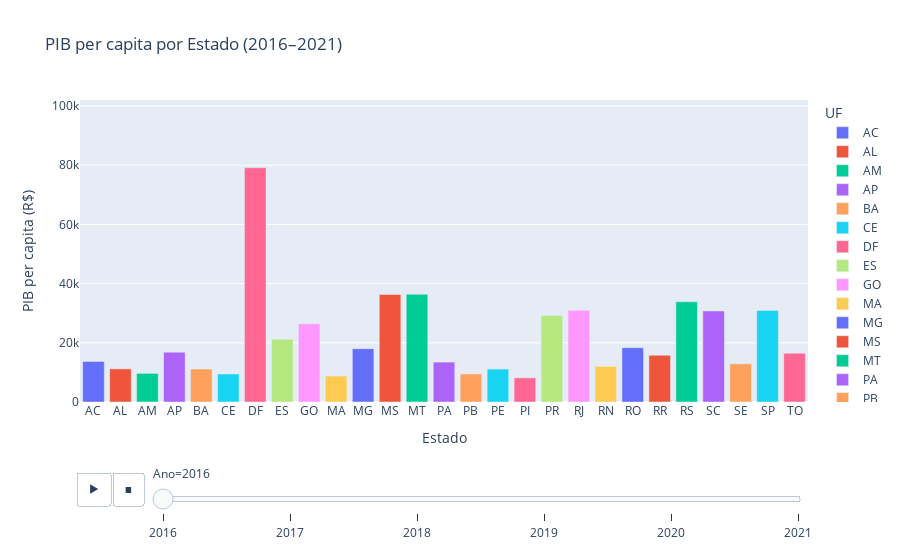

Write notebook code for a chart like this one.
### Markdown cell above
A seguir, temos o gráfico animado que apresenta o PIB per capita médio por unidade federativa (estado). Essa visualização é importante para detectar disparidades econômicas entre os estados brasileiros e pode nos ajudar a relacionar o PIB com outros fatores analisados posteriormente.

### Code cell
df_estado = pd.read_csv('pib_per_capita/pib_per_capita_estados.csv')
df_estado['Ano'] = df_estado['Ano'].astype(str)

fig_estado = px.bar(
    df_estado,
    x='UF',
    y='PIB_per_capita',
    color='UF',
    animation_frame='Ano',
    title='PIB per capita por Estado (2016–2021)',
    labels={'PIB_per_capita': 'PIB per capita (R$)'},
    range_y=[0, df_estado['PIB_per_capita'].max() * 1.1]
)
fig_estado.update_layout(xaxis_title="Estado", yaxis_title="PIB per capita (R$)")
fig_estado.show()

### Figure 1 — Plotly figure (JSON) as saved in the notebook; plotly's stock layout.template omitted (floating-point values rounded to 4 significant figures)
{"data": [{"hovertemplate": "UF=%{x}<br>Ano=2016<br>PIB per capita (R$)=%{y}<extra></extra>", "legendgroup": "AC", "marker": {"color": "#636efa", "pattern": {"shape": ""}}, "name": "AC", "orientation": "v", "showlegend": true, "textposition": "auto", "type": "bar", "x": ["AC"], "xaxis": "x", "y": [13700.0], "yaxis": "y"}, {"hovertemplate": "UF=%{x}<br>Ano=2016<br>PIB per capita (R$)=%{y}<extra></extra>", "legendgroup": "AL", "marker": {"color": "#EF553B", "pattern": {"shape": ""}}, "name": "AL", "orientation": "v", "showlegend": true, "textposition": "auto", "type": "bar", "x": ["AL"], "xaxis": "x", "y": [11190.0], "yaxis": "y"}, {"hovertemplate": "UF=%{x}<br>Ano=2016<br>PIB per capita (R$)=%{y}<extra></extra>", "legendgroup": "AM", "marker": {"color": "#00cc96", "pattern": {"shape": ""}}, "name": "AM", "orientation": "v", "showlegend": true, "textposition": "auto", "type": "bar", "x": ["AM"], "xaxis": "x", "y": [9665.0], "yaxis": "y"}, {"hovertemplate": "UF=%{x}<br>Ano=2016<br>PIB per capita (R$)=%{y}<extra></extra>", "legendgroup": "AP", "marker": {"color": "#ab63fa", "pattern": {"shape": ""}}, "name": "AP", "orientation": "v", "showlegend": true, "textposition": "auto", "type": "bar", "x": ["AP"], "xaxis": "x", "y": [16830.0], "yaxis": "y"}, {"hovertemplate": "UF=%{x}<br>Ano=2016<br>PIB per capita (R$)=%{y}<extra></extra>", "legendgroup": "BA", "marker": {"color": "#FFA15A", "pattern": {"shape": ""}}, "name": "BA", "orientation": "v", "showlegend": true, "textposition": "auto", "type": "bar", "x": ["BA"], "xaxis": "x", "y": [11140.0], "yaxis": "y"}, {"hovertemplate": "UF=%{x}<br>Ano=2016<br>PIB per capita (R$)=%{y}<extra></extra>", "legendgroup": "CE", "marker": {"color": "#19d3f3", "pattern": {"shape": ""}}, "name": "CE", "orientation": "v", "showlegend": true, "textposition": "auto", "type": "bar", "x": ["CE"], "xaxis": "x", "y": [9465.0], "yaxis": "y"}, {"hovertemplate": "UF=%{x}<br>Ano=2016<br>PIB per capita (R$)=%{y}<extra></extra>", "legendgroup": "DF", "marker": {"color": "#FF6692", "pattern": {"shape": ""}}, "name": "DF", "orientation": "v", "showlegend": true, "textposition": "auto", "type": "bar", "x": ["DF"], "xaxis": "x", "y": [79110.0], "yaxis": "y"}, {"hovertemplate": "UF=%{x}<br>Ano=2016<br>PIB per capita (R$)=%{y}<extra></extra>", "legendgroup": "ES", "marker": {"color": "#B6E880", "pattern": {"shape": ""}}, "name": "ES", "orientation": "v", "showlegend": true, "textposition": "auto", "type": "bar", "x": ["ES"], "xaxis": "x", "y": [21230.0], "yaxis": "y"}, {"hovertemplate": "UF=%{x}<br>Ano=2016<br>PIB per capita (R$)=%{y}<extra></extra>", "legendgroup": "GO", "marker": {"color": "#FF97FF", "pattern": {"shape": ""}}, "name": "GO", "orientation": "v", "showlegend": true, "textposition": "auto", "type": "bar", "x": ["GO"], "xaxis": "x", "y": [26430.0], "yaxis": "y"}, {"hovertemplate": "UF=%{x}<br>Ano=2016<br>PIB per capita (R$)=%{y}<extra></extra>", "legendgroup": "MA", "marker": {"color": "#FECB52", "pattern": {"shape": ""}}, "name": "MA", "orientation": "v", "showlegend": true, "textposition": "auto", "type": "bar", "x": ["MA"], "xaxis": "x", "y": [8764.0], "yaxis": "y"}, {"hovertemplate": "UF=%{x}<br>Ano=2016<br>PIB per capita (R$)=%{y}<extra></extra>", "legendgroup": "MG", "marker": {"color": "#636efa", "pattern": {"shape": ""}}, "name": "MG", "orientation": "v", "showlegend": true, "textposition": "auto", "type": "bar", "x": ["MG"], "xaxis": "x", "y": [18010.0], "yaxis": "y"}, {"hovertemplate": "UF=%{x}<br>Ano=2016<br>PIB per capita (R$)=%{y}<extra></extra>", "legendgroup": "MS", "marker": {"color": "#EF553B", "pattern": {"shape": ""}}, "name": "MS", "orientation": "v", "showlegend": true, "textposition": "auto", "type": "bar", "x": ["MS"], "xaxis": "x", "y": [36310.0], "yaxis": "y"}, {"hovertemplate": "UF=%{x}<br>Ano=2016<br>PIB per capita (R$)=%{y}<extra></extra>", "legendgroup": "MT", "marker": {"color": "#00cc96", "pattern": {"shape": ""}}, "name": "MT", "orientation": "v", "showlegend": true, "textposition": "auto", "type": "bar", "x": ["MT"], "xaxis": "x", "y": [36380.0], "yaxis": "y"}, {"hovertemplate": "UF=%{x}<br>Ano=2016<br>PIB per capita (R$)=%{y}<extra></extra>", "legendgroup": "PA", "marker": {"color": "#ab63fa", "pattern": {"shape": ""}}, "name": "PA", "orientation": "v", "showlegend": true, "textposition": "auto", "type": "bar", "x": ["PA"], "xaxis": "x", "y": [13470.0], "yaxis": "y"}, {"hovertemplate": "UF=%{x}<br>Ano=2016<br>PIB per capita (R$)=%{y}<extra></extra>", "legendgroup": "PB", "marker": {"color": "#FFA15A", "pattern": {"shape": ""}}, "name": "PB", "orientation": "v", "showlegend": true, "textposition": "auto", "type": "bar", "x": ["PB"], "xaxis": "x", "y": [9491.0], "yaxis": "y"}, {"hovertemplate": "UF=%{x}<br>Ano=2016<br>PIB per capita (R$)=%{y}<extra></extra>", "legendgroup": "PE", "marker": {"color": "#19d3f3", "pattern": {"shape": ""}}, "name": "PE", "orientation": "v", "showlegend": true, "textposition": "auto", "type": "bar", "x": ["PE"], "xaxis": "x", "y": [11130.0], "yaxis": "y"}, {"hovertemplate": "UF=%{x}<br>Ano=2016<br>PIB per capita (R$)=%{y}<extra></extra>", "legendgroup": "PI", "marker": {"color": "#FF6692", "pattern": {"shape": ""}}, "name": "PI", "orientation": "v", "showlegend": true, "textposition": "auto", "type": "bar", "x": ["PI"], "xaxis": "x", "y": [8159.0], "yaxis": "y"}, {"hovertemplate": "UF=%{x}<br>Ano=2016<br>PIB per capita (R$)=%{y}<extra></extra>", "legendgroup": "PR", "marker": {"color": "#B6E880", "pattern": {"shape": ""}}, "name": "PR", "orientation": "v", "showlegend": true, "textposition": "auto", "type": "bar", "x": ["PR"], "xaxis": "x", "y": [29180.0], "yaxis": "y"}, {"hovertemplate": "UF=%{x}<br>Ano=2016<br>PIB per capita (R$)=%{y}<extra></extra>", "legendgroup": "RJ", "marker": {"color": "#FF97FF", "pattern": {"shape": ""}}, "name": "RJ", "orientation": "v", "showlegend": true, "textposition": "auto", "type": "bar", "x": ["RJ"], "xaxis": "x", "y": [30950.0], "yaxis": "y"}, {"hovertemplate": "UF=%{x}<br>Ano=2016<br>PIB per capita (R$)=%{y}<extra></extra>", "legendgroup": "RN", "marker": {"color": "#FECB52", "pattern": {"shape": ""}}, "name": "RN", "orientation": "v", "showlegend": true, "textposition": "auto", "type": "bar", "x": ["RN"], "xaxis": "x", "y": [12040.0], "yaxis": "y"}, {"hovertemplate": "UF=%{x}<br>Ano=2016<br>PIB per capita (R$)=%{y}<extra></extra>", "legendgroup": "RO", "marker": {"color": "#636efa", "pattern": {"shape": ""}}, "name": "RO", "orientation": "v", "showlegend": true, "textposition": "auto", "type": "bar", "x": ["RO"], "xaxis": "x", "y": [18360.0], "yaxis": "y"}, {"hovertemplate": "UF=%{x}<br>Ano=2016<br>PIB per capita (R$)=%{y}<extra></extra>", "legendgroup": "RR", "marker": {"color": "#EF553B", "pattern": {"shape": ""}}, "name": "RR", "orientation": "v", "showlegend": true, "textposition": "auto", "type": "bar", "x": ["RR"], "xaxis": "x", "y": [15800.0], "yaxis": "y"}, {"hovertemplate": "UF=%{x}<br>Ano=2016<br>PIB per capita (R$)=%{y}<extra></extra>", "legendgroup": "RS", "marker": {"color": "#00cc96", "pattern": {"shape": ""}}, "name": "RS", "orientation": "v", "showlegend": true, "textposition": "auto", "type": "bar", "x": ["RS"], "xaxis": "x", "y": [33850.0], "yaxis": "y"}, {"hovertemplate": "UF=%{x}<br>Ano=2016<br>PIB per capita (R$)=%{y}<extra></extra>", "legendgroup": "SC", "marker": {"color": "#ab63fa", "pattern": {"shape": ""}}, "name": "SC", "orientation": "v", "showlegend": true, "textposition": "auto", "type": "bar", "x": ["SC"], "xaxis": "x", "y": [30770.0], "yaxis": "y"}, {"hovertemplate": "UF=%{x}<br>Ano=2016<br>PIB per capita (R$)=%{y}<extra></extra>", "legendgroup": "SE", "marker": {"color": "#FFA15A", "pattern": {"shape": ""}}, "name": "SE", "orientation": "v", "showlegend": true, "textposition": "auto", "type": "bar", "x": ["SE"], "xaxis": "x", "y": [12880.0], "yaxis": "y"}, {"hovertemplate": "UF=%{x}<br>Ano=2016<br>PIB per capita (R$)=%{y}<extra></extra>", "legendgroup": "SP", "marker": {"color": "#19d3f3", "pattern": {"shape": ""}}, "name": "SP", "orientation": "v", "showlegend": true, "textposition": "auto", "type": "bar", "x": ["SP"], "xaxis": "x", "y": [30920.0], "yaxis": "y"}, {"hovertemplate": "UF=%{x}<br>Ano=2016<br>PIB per capita (R$)=%{y}<extra></extra>", "legendgroup": "TO", "marker": {"color": "#FF6692", "pattern": {"shape": ""}}, "name": "TO", "orientation": "v", "showlegend": true, "textposition": "auto", "type": "bar", "x": ["TO"], "xaxis": "x", "y": [16480.0], "yaxis": "y"}], "layout": {"barmode": "relative", "legend": {"title": {"text": "UF"}, "tracegroupgap": 0}, "sliders": [{"active": 0, "currentvalue": {"prefix": "Ano="}, "len": 0.9, "pad": {"b": 10, "t": 60}, "steps": [{"args": [["2016"], {"frame": {"duration": 0, "redraw": true}, "fromcurrent": true, "mode": "immediate", "transition": {"duration": 0, "easing": "linear"}}], "label": "2016", "method": "animate"}, {"args": [["2017"], {"frame": {"duration": 0, "redraw": true}, "fromcurrent": true, "mode": "immediate", "transition": {"duration": 0, "easing": "linear"}}], "label": "2017", "method": "animate"}, {"args": [["2018"], {"frame": {"duration": 0, "redraw": true}, "fromcurrent": true, "mode": "immediate", "transition": {"duration": 0, "easing": "linear"}}], "label": "2018", "method": "animate"}, {"args": [["2019"], {"frame": {"duration": 0, "redraw": true}, "fromcurrent": true, "mode": "immediate", "transition": {"duration": 0, "easing": "linear"}}], "label": "2019", "method": "animate"}, {"args": [["2020"], {"frame": {"duration": 0, "redraw": true}, "fromcurrent": true, "mode": "immediate", "transition": {"duration": 0, "easing": "linear"}}], "label": "2020", "method": "animate"}, {"args": [["2021"], {"frame": {"duration": 0, "redraw": true}, "fromcurrent": true, "mode": "immediate", "transition": {"duration": 0, "easing": "linear"}}], "label": "2021", "method": "animate"}], "x": 0.1, "xanchor": "left", "y": 0, "yanchor": "top"}], "title": {"text": "PIB per capita por Estado (2016–2021)"}, "updatemenus": [{"buttons": [{"args": [null, {"frame": {"duration": 500, "redraw": true}, "fromcurrent": true, "mode": "immediate", "transition": {"duration": 500, "easing": "linear"}}], "label": "&#9654;", "method": "animate"}, {"args": [[null], {"frame": {"duration": 0, "redraw": true}, "fromcurrent": true, "mode": "immediate", "transition": {"duration": 0, "easing": "linear"}}], "label": "&#9724;", "method": "animate"}], "direction": "left", "pad": {"r": 10, "t": 70}, "showactive": false, "type": "buttons", "x": 0.1, "xanchor": "right", "y": 0, "yanchor": "top"}], "xaxis": {"anchor": "y", "categoryarray": ["AC", "AL", "AM", "AP", "BA", "CE", "DF", "ES", "GO", "MA", "MG", "MS", "MT", "PA", "PB", "PE", "PI", "PR", "RJ", "RN", "RO", "RR", "RS", "SC", "SE", "SP", "TO"], "categoryorder": "array", "domain": [0, 1], "title": {"text": "Estado"}}, "yaxis": {"anchor": "x", "domain": [0, 1], "range": [0, 102000.0], "title": {"text": "PIB per capita (R$)"}}}}
